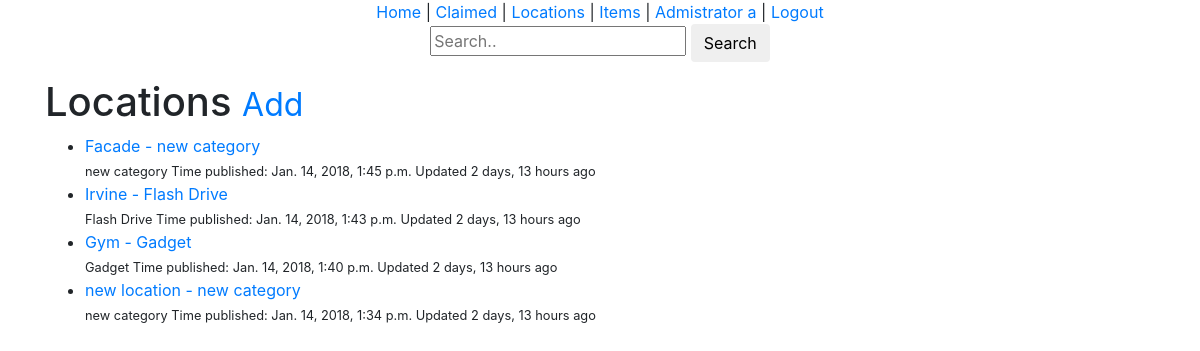
The page /locations/l/ (signed in) on the database as committed earlier.
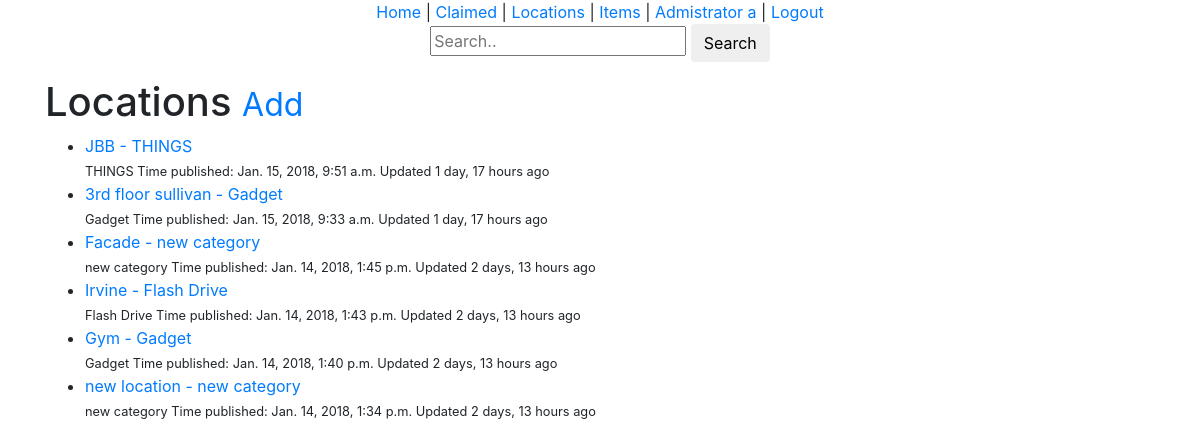
The same page on the database as committed later.
### locations/models.py (models this page shows, shortened)
class Location(models.Model):
	user 				= models.ForeignKey(User)
	location 			= models.CharField(max_length=120)
	category 			= models.CharField(max_length=120)
	timestamp			= models.DateTimeField(auto_now_add=True)
	updated				= models.DateTimeField(auto_now=True)
	slug				= models.SlugField(null=True, blank=True)
	objects 			= LocationManager()
	def __str__(self):
		return '%s - %s' % (self.location, self.category)
	class Meta:
		ordering = ['-updated', '-timestamp']
	def get_absolute_url(self):
		return reverse('locations:edit', kwargs={'slug': self.slug})

### locations/views.py (the view)
class LocationListAdminView(PermissionRequiredMixin, LoginRequiredMixin, ListView):
	permission_required = 'locations'
	def get_queryset(self):
		return Location.objects.all()
	def get_context_data(self, *args, **kwargs):
		context =super(LocationListAdminView, self).get_context_data(*args, **kwargs)
		query = self.request.GET.get('q')
		qs = Location.objects.all().search(query)
		if qs.exists():
			context['object_list'] = qs
		return context

### locations/models.py (called while the page is built, shortened)
	def search(self, query):
		return self

	def get_queryset(self):
		return LocationQuerySet(self.model, using=self._db)

### locations/templates/locations/location_list.html (shortened to what this page needs)
{% extends "base.html" %}
{% block content %}
<h1>Locations <small><a href='{% url "locations:create"%}'>Add</a></small></h1>
<ul>
	{% for obj in object_list %}
		<li><a href='{{ obj.get_absolute_url }}'>{{ obj }}</a><br/><small>{{ obj.category }} Time published: {{ obj.timestamp }} Updated {{ obj.updated|timesince }} ago</small></li>
		{% empty %}
			<li><a href='{% url "locations:create"%}'>Add One</a></li>
	{% endfor %}
</ul>
{% endblock %}

Rows that differ between the two databases and show on the page:
added Location: location+category "JBB - THINGS", category "THINGS", timestamp "Jan. 15, 2018, 9:51 a.m.", updated "1 day, 17 hours"
added Location: location+category "3rd floor sullivan - Gadget", category "Gadget", timestamp "Jan. 15, 2018, 9:33 a.m.", updated "1 day, 17 hours"
